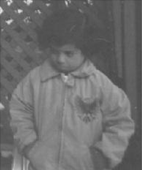
%> input picture 学习资料/《精通图像处理经典算法（MATLAB版）》配套资料/4/4-1-1/pout.tif, 142 x 170 px
$ octave shuangfengfa.m   (GNU Octave 9; MATLAB toolbox functions it lacks are replaced by stand-ins)
%> lines starting %> are read from the running program, lines starting %| are printed output that depends on the picture; in (x1, y1, x2, y2) boxes, pixels count from 0 and x2, y2 are one past the last pixel; in counts of white or black regions, pixels touching at a corner belong together; the program's own positions count from 1
%    直方图双峰法阈值分割图像程序
clear
I=imread('pout.tif');    % 读入灰度图像并显示
%> I is the input picture: size 170x142x3 uint8; min 73, max 228, mean 110.2
subplot(1,3,1);
imshow(I);
subplot(1,3,2);
imhist(I);       % 显示灰度图像直方图
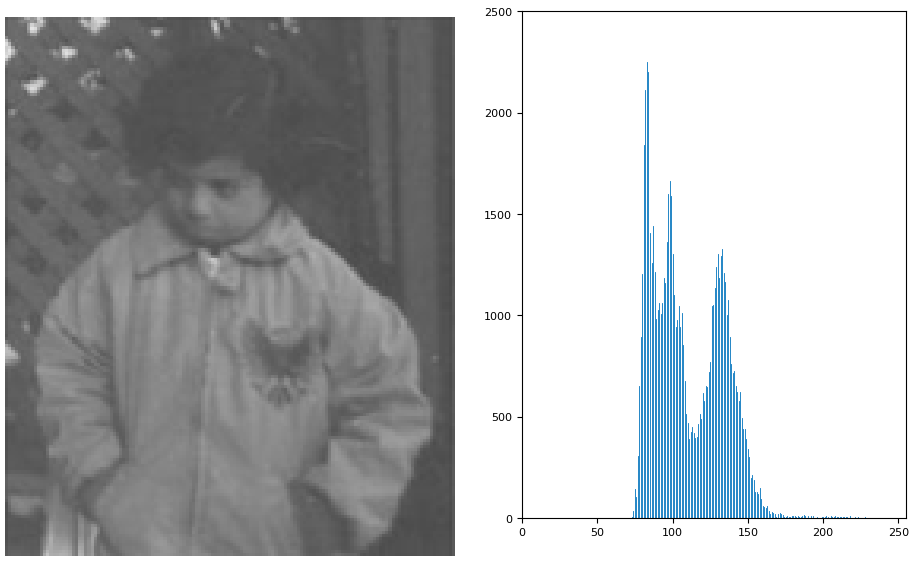
%> figure redrawn from the program's plot data, 2 panels
Inew=im2bw(I,100/255);  % 图像二值化，根据100/255确定的阈值，划分目标与背景    subplot(1,3,3);
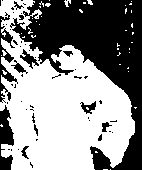
%> Inew: size 170x142 logical; 55.7% white; 55 black regions (42 under 20 px), largest, box (x1, y1, x2, y2) and area: (10, 0, 142, 170) 8927, (0, 105, 14, 170) 556, (0, 12, 18, 103) 505
imshow(Inew);    % 显示分割后的二值图像
